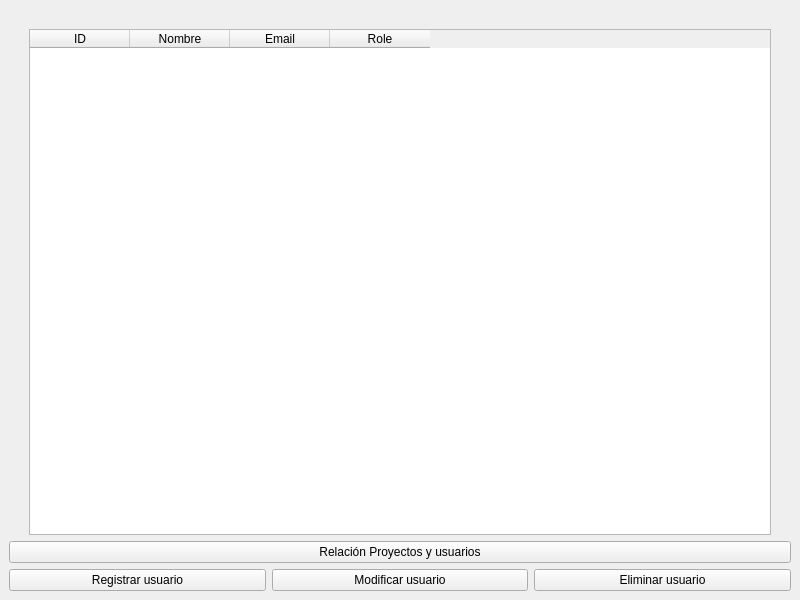
<?xml version="1.0" encoding="UTF-8"?>
<ui version="4.0">
 <class>MainWindow</class>
 <widget class="QMainWindow" name="MainWindow">
  <property name="geometry">
   <rect>
    <x>0</x>
    <y>0</y>
    <width>800</width>
    <height>600</height>
   </rect>
  </property>
  <property name="windowTitle">
   <string>MainWindow</string>
  </property>
  <widget class="QWidget" name="centralwidget">
   <layout class="QGridLayout" name="gridLayout">
    <item row="2" column="0">
     <layout class="QGridLayout" name="gridLayout_2">
      <item row="0" column="2">
       <widget class="QPushButton" name="pushButton_Eliminar_usuario">
        <property name="text">
         <string>Eliminar usuario</string>
        </property>
       </widget>
      </item>
      <item row="0" column="1">
       <widget class="QPushButton" name="pushButton_Modificar_usuario">
        <property name="text">
         <string>Modificar usuario</string>
        </property>
       </widget>
      </item>
      <item row="0" column="0">
       <widget class="QPushButton" name="pushButton_Registrar_usuario">
        <property name="text">
         <string>Registrar usuario</string>
        </property>
       </widget>
      </item>
     </layout>
    </item>
    <item row="0" column="0">
     <layout class="QGridLayout" name="gridLayout_3">
      <item row="0" column="1">
       <spacer name="horizontalSpacer">
        <property name="orientation">
         <enum>Qt::Horizontal</enum>
        </property>
        <property name="sizeHint" stdset="0">
         <size>
          <width>40</width>
          <height>20</height>
         </size>
        </property>
       </spacer>
      </item>
      <item row="2" column="1">
       <widget class="QTableWidget" name="tableWidget">
        <column>
         <property name="text">
          <string>ID</string>
         </property>
        </column>
        <column>
         <property name="text">
          <string>Nombre</string>
         </property>
        </column>
        <column>
         <property name="text">
          <string>Email</string>
         </property>
        </column>
        <column>
         <property name="text">
          <string>Role</string>
         </property>
        </column>
       </widget>
      </item>
      <item row="2" column="0">
       <spacer name="verticalSpacer">
        <property name="orientation">
         <enum>Qt::Vertical</enum>
        </property>
        <property name="sizeHint" stdset="0">
         <size>
          <width>20</width>
          <height>40</height>
         </size>
        </property>
       </spacer>
      </item>
      <item row="2" column="2">
       <spacer name="verticalSpacer_2">
        <property name="orientation">
         <enum>Qt::Vertical</enum>
        </property>
        <property name="sizeHint" stdset="0">
         <size>
          <width>20</width>
          <height>40</height>
         </size>
        </property>
       </spacer>
      </item>
     </layout>
    </item>
    <item row="1" column="0">
     <widget class="QPushButton" name="pushButton_Relacion_Proyectos">
      <property name="text">
       <string>Relación Proyectos y usuarios</string>
      </property>
     </widget>
    </item>
   </layout>
  </widget>
 </widget>
 <resources/>
 <connections/>
</ui>
